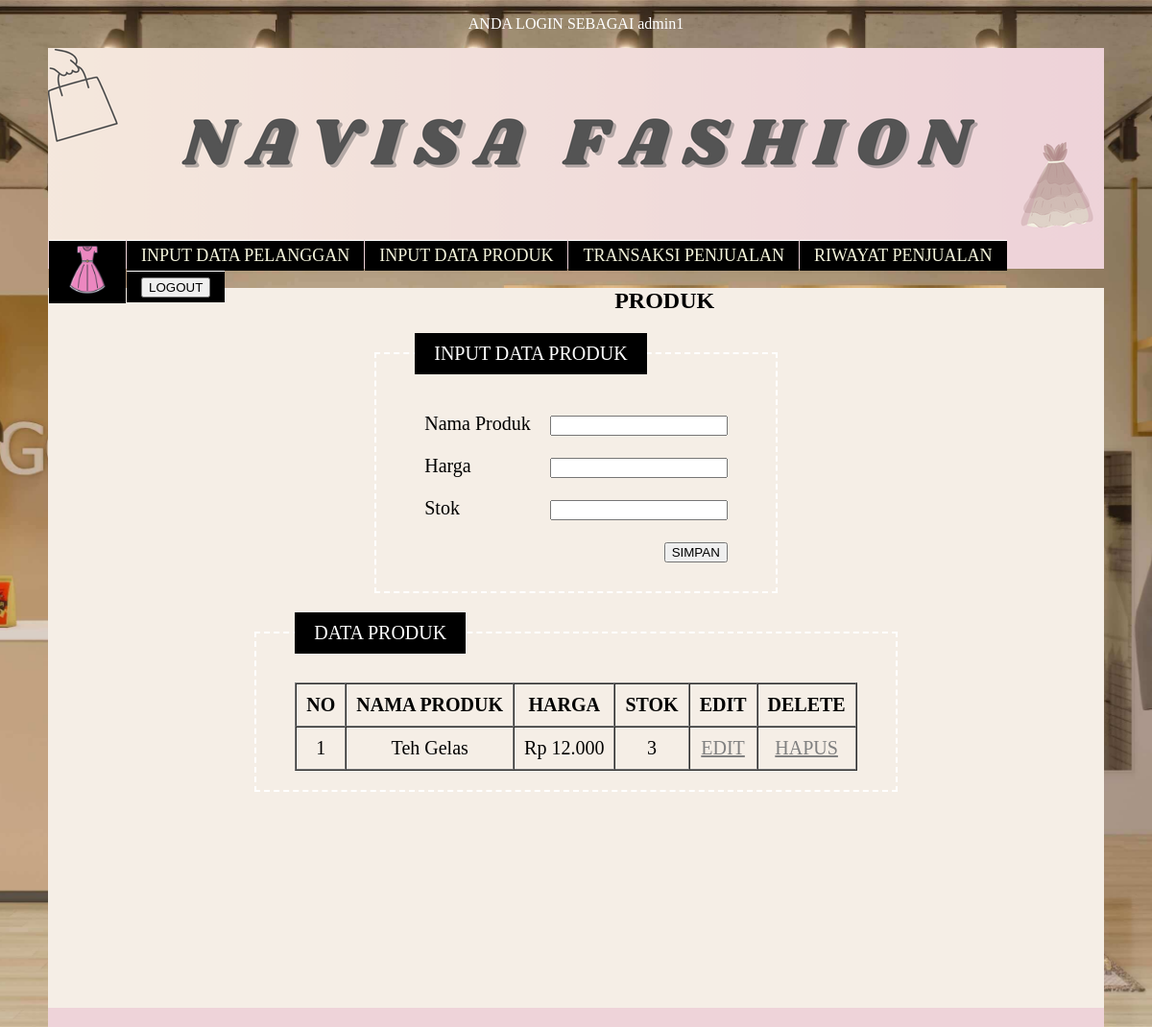
Page /homekasir.php?pg=forminputproduk (signed in) on the committed database.
### tables this page shows
CREATE TABLE `produk` (
  `ProdukId` int(11) NOT NULL,
  `NamaProduk` varchar(255) NOT NULL,
  `Harga` decimal(10,0) NOT NULL,
  `Stok` int(11) NOT NULL
);

### forminputproduk.php (the view, shortened to what this page needs)
  <?php
if (isset($_SESSION['LoginId'])) {
  echo "<h2 align=center><B><font face=cambria color=black
size=5>PRODUK</font></B></h2><p>";
}
?>
<html>
<head>
  <link href="index.css" rel="stylesheet" type="text/css">
</head>
<div align="center">
  <body>
    <fieldset>
      <legend>INPUT DATA PRODUK</legend>
      <form method="post" action="inputproduk.php">
        <table border="0" cellspacing="0" cellpadding="10">
          <tr>
            <td>Nama Produk</td>
            <td><input type="text" name="produk"></td>
          </tr>
          <tr>
            <td>Harga</td>
            <td><input type="text" name="harga"></td>
          </tr>
          <tr>
            <td>Stok</td>
            <td><input type="text" name="stok"></td>
          </tr>
          <tr>
            <td colspan="2" align="right"><input type="submit" value="SIMPAN">
          </tr>
        </table>
      </form>
    </fieldset>
    <p>
    <p>
    <fieldset>
      <legend>DATA PRODUK</legend>
      <table border="1" cellspacing="0" cellpadding="10">
        <tr>
          <td>
            <div align="center"><strong>NO</strong></div>
          </td>
          <td>
            <div align="center"><strong>NAMA PRODUK</strong></div>
          </td>
          <td>
            <div align="center"><strong>HARGA</strong></div>
          </td>
          <td>
            <div align="center"><strong>STOK</strong></div>
          </td>
          <td>
            <div align="center"><strong>EDIT</strong></div>
          </td>
          <td>
            <div align="center"><strong>DELETE</strong></div>
          </td>
        </tr>
        <?php
        $no = 1;
        $ambil = mysqli_query($koneksi, "SELECT * FROM produk ORDER BY
NamaProduk asc");
        while ($array = mysqli_fetch_array($ambil, MYSQLI_ASSOC)) {
          ?>
          <tr>
            <td>
              <div align="center"><?php echo "$no";
              $no++; ?></div>
            </td>
            <td>
              <div align="center"><?php echo "$array[NamaProduk]"; ?></div>
            </td>
            <td>
              <div align="center">Rp <?php echo number_format($array['Harga'], 0, ',', '.'); ?></div>
            </td>
            <td>
              <div align="center"><?php echo "$array[Stok]"; ?></div>
            </td>
            <td>
              <div align="center"><a href="homekasir.php?pg=formeditproduk&idnya=
<?php echo $array['ProdukId']; ?>">EDIT</a></div>
            </td>
            <td>
              <div align="center"><a href="deleteproduk.php?idnya=<?php echo
                $array['ProdukId']; ?>" onclick="return confirm('Yakin akan dihapus?')">
                  HAPUS</a></div>
            </td>
          </tr>
          <?php
        }
        ?>
      </table>
    </fieldset>
  </body>
</div>
</html>

### index.css (style rules this page uses)
fieldset { border: 2px dashed white; display: inline-block; font-size: 20px; font-family:"Optima", Times New Roman, Times, serif; padding: 1em 2em; }
legend { color: white; margin-bottom: 10px; padding: 0.5em 1em; background-color: black; }

### homekasir.php (style rules this page uses)
body { background-image: url(bg2.jpeg); background-size: cover; background-repeat: no-repeat; background-position: center; background-attachment: fixed; height: 100%; }

### rows in the picture
produk: NamaProduk "Teh Gelas", Harga "12.000", Stok "3"

### other values in the picture
$_SESSION[Username] "admin1"
